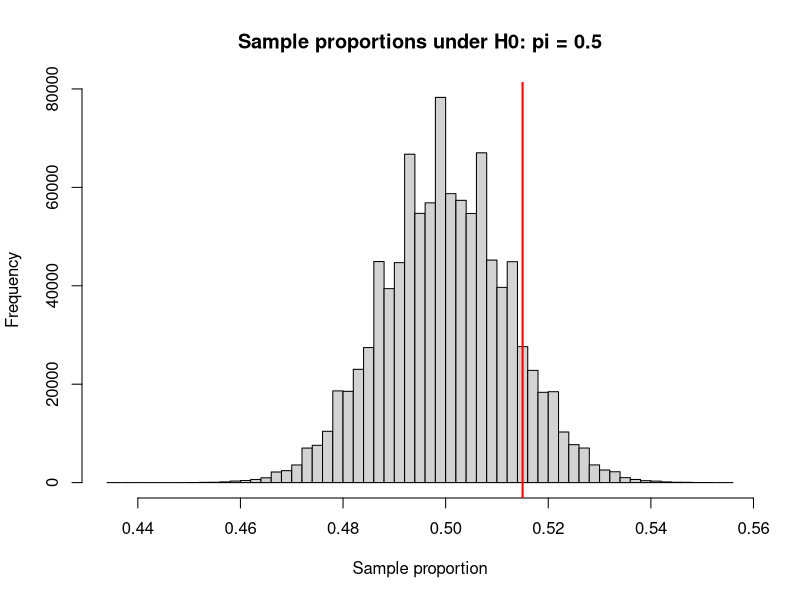

Source code (R):
## ---- chunk 1
knitr::opts_chunk$set(echo = TRUE)
## ---- chunk 2
n     <- 1648   # poll size
p_obs <- 0.515  # observed proportion for Kelly
p0    <- 0.5    # presumed population proportion (H0)
## ---- chunk 3
se <- sqrt(p0 * (1 - p0) / n)
se
## ---- chunk 4
set.seed(0)
B <- 1e6
results <- rbinom(B, n, p0) / n
mean(results); sd(results)

hist(results, breaks = 50, main = "Sample proportions under H0: pi = 0.5",
     xlab = "Sample proportion")
abline(v = p_obs, col = "red", lwd = 2)

# share of simulated polls with at least 51.5% for Kelly
mean(results >= p_obs)
## ---- chunk 5
z <- (p_obs - p0) / se
z
1 - pnorm(z)   # normal approximation, compare with the simulation
